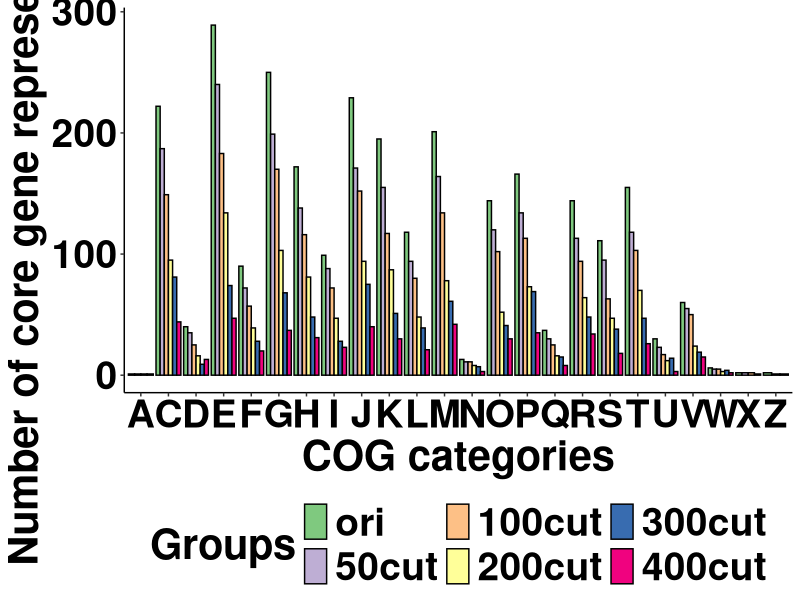

Write R code to recreate this figure.
library(tidyverse)
library(dplyr)
library(ggplot2)
library(reshape2)

## Here, the COG analysis of  E. coli fragmentation groups are compared (based on the core gene representatives generated by using Roary with 100% CG threshold).

## Load COG analysis summary for E. coli datasets.
EC_rad1_ori <- read.table(file = "R_code/Fig5.COG_analysis/EC_ori.txt", header = FALSE)
EC_rad1_50cut <- read.table(file = "R_code/Fig5.COG_analysis/EC_50cut.txt", header = FALSE)
EC_rad1_100cut <- read.table(file = "R_code/Fig5.COG_analysis/EC_100cut.txt", header = FALSE)
EC_rad1_200cut <- read.table(file = "R_code/Fig5.COG_analysis/EC_200cut.txt", header = FALSE)
EC_rad1_300cut <- read.table(file = "R_code/Fig5.COG_analysis/EC_300cut.txt", header = FALSE)
EC_rad1_400cut <- read.table(file = "R_code/Fig5.COG_analysis/EC_400cut.txt", header = FALSE)

## Reformat and combined the data.
group <- rep("ori", length(EC_rad1_ori$V1))
count <- EC_rad1_ori$V1
Cog <- EC_rad1_ori$V2
count_pct <- (count/sum(count))*100
EC_rad1_ori_COG <- data.frame(group,Cog,count,count_pct)

group <- rep("50cut", length(EC_rad1_50cut$V1))
count <- EC_rad1_50cut$V1
Cog <- EC_rad1_50cut$V2
count_pct <- (count/sum(count))*100
EC_rad1_50cut_COG <- data.frame(group,Cog,count,count_pct)

group <- rep("100cut", length(EC_rad1_100cut$V1))
count <- EC_rad1_100cut$V1
Cog <- EC_rad1_100cut$V2
count_pct <- (count/sum(count))*100
EC_rad1_100cut_COG <- data.frame(group,Cog,count,count_pct)

group <- rep("200cut", length(EC_rad1_200cut$V1))
count <- EC_rad1_200cut$V1
Cog <- EC_rad1_200cut$V2
count_pct <- (count/sum(count))*100
EC_rad1_200cut_COG <- data.frame(group,Cog,count,count_pct)

group <- rep("300cut", length(EC_rad1_300cut$V1))
count <- EC_rad1_300cut$V1
Cog <- EC_rad1_300cut$V2
count_pct <- (count/sum(count))*100
EC_rad1_300cut_COG <- data.frame(group,Cog,count,count_pct)

group <- rep("400cut", length(EC_rad1_400cut$V1))
count <- EC_rad1_400cut$V1
Cog <- EC_rad1_400cut$V2
count_pct <- (count/sum(count))*100
EC_rad1_400cut_COG <- data.frame(group,Cog,count,count_pct)

EC_rad1 <- rbind(EC_rad1_ori_COG,EC_rad1_50cut_COG,EC_rad1_100cut_COG,EC_rad1_200cut_COG,EC_rad1_300cut_COG,EC_rad1_400cut_COG)
EC_rad1$group <- factor(EC_rad1$group , levels=c("ori", "50cut", "100cut", "200cut", "300cut", "400cut"))

## Make plot to show the number of core gene representatives in different COG categories.
EC_frag_COG_plot <- ggplot(data = EC_rad1, aes(x = Cog, y = count, color = Cog, fill=group)) + 
  geom_bar(stat = 'identity', position=position_dodge(),colour="black")+  
  scale_fill_brewer(palette="Accent")+
  scale_x_discrete(name = "COG categories")+
  scale_y_continuous(name = "Number of core gene representatives")+
  guides(fill=guide_legend("Groups"))+
  theme(legend.position="bottom",
        legend.text = element_text(colour="black", size=28, face= "bold"),
        legend.title = element_text(colour="black", size=30, face= "bold"),
        axis.text.x = element_text(color="black", size=28, face= "bold"),
        axis.text.y = element_text(color="black", size=28, face= "bold"),
        axis.title.x = element_text(size=30, face= "bold"),
        axis.title.y = element_text(size=30, face= "bold"))+
  theme(panel.grid.major = element_blank(), panel.grid.minor = element_blank(),
        panel.background = element_blank(), axis.line = element_line(colour = "black"))

EC_frag_COG_plot
